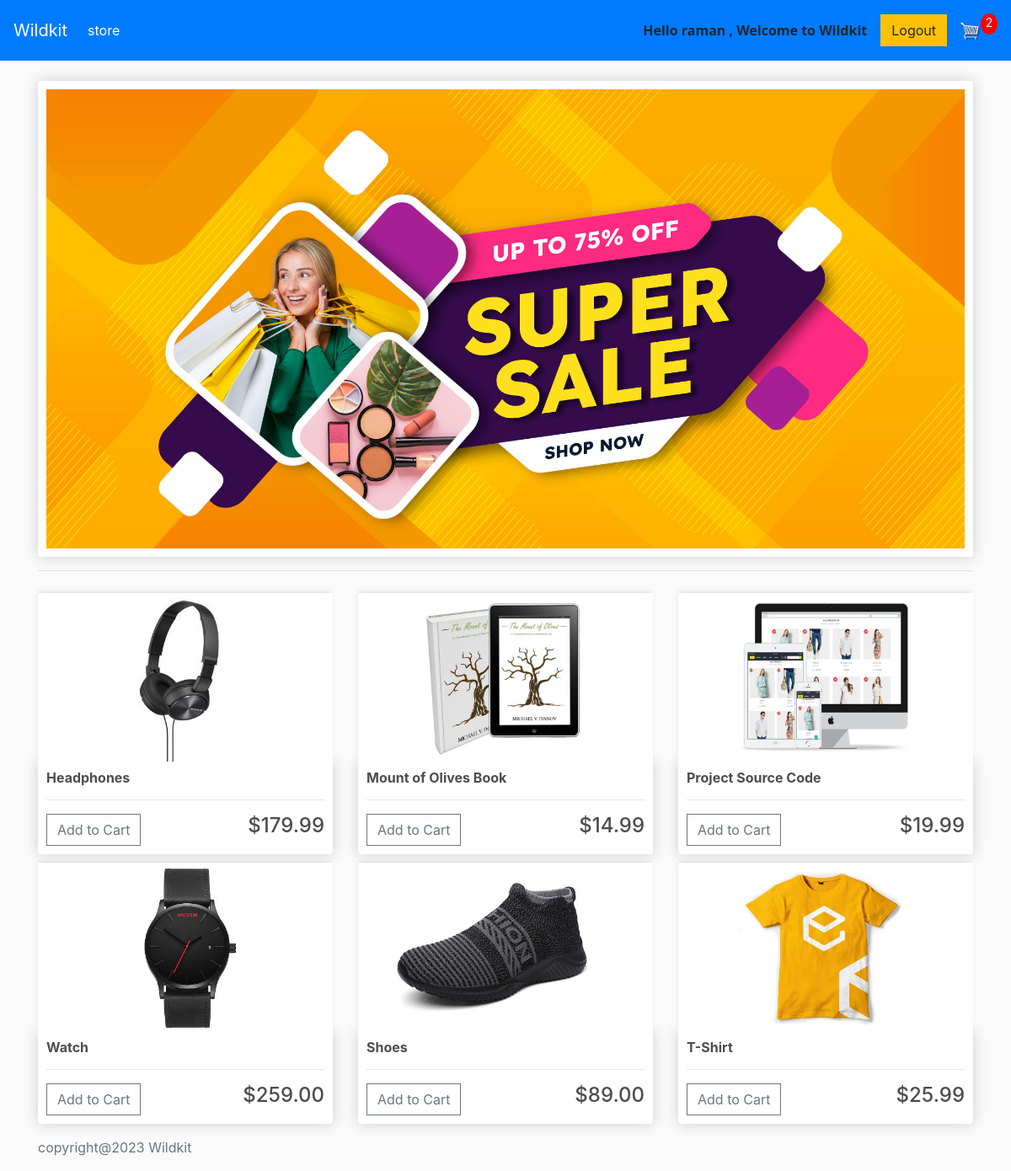
Screenshot of / (signed in) with the database file from the repository.
### store/models.py (models this page shows, shortened)
class Product(models.Model):
    name = models.CharField(max_length=200,null=True)
    price = models.DecimalField(max_digits=7,decimal_places=2)
    digital = models.BooleanField(default=False,null=True,blank=False)
    image=models.ImageField(null=True,blank=True)
    @property
    def imageURL(self):
        try:
            url = self.image.url
        except:
            url = ''
        return url

### store/views.py (the view)
# urls.py: path("",include('store.urls')),
def store(request):
    data = cartData(request)
    cartItems =data['cartItems']
    products = Product.objects.all()
    context =  {'products':products, 'cartItems':cartItems}
    return render(request,"store/store.html", context)

### store/models.py (called while the page is built)
    @property
    def get_cart_items(self):
        orderitems = self.orderitem_set.all()
        total = sum([item.quantity for item in orderitems])
        return total

### store/utils.py (called while the page is built)
def cartData(request):
	if request.user.is_authenticated:
		customer = request.user.customer
		order, created = Order.objects.get_or_create(customer=customer, complete=False)
		items = order.orderitem_set.all()
		cartItems = order.get_cart_items
	else:
		cookieData = cookieCart(request)
		cartItems = cookieData['cartItems']
		order = cookieData['order']
		items = cookieData['items']
	return {'cartItems':cartItems ,'order':order, 'items':items}

### store/templates/store/store.html
{% extends 'store/main.html' %}
{% load static %}
{% block content %}
<div class="container box-element" >
    <img class="img-responsive"  src="{% static 'images/bannerofshop.jpg' %}" alt="" width="100%" height="100%">
</div>
<hr>
<div class="row">
    {% for product in products %}
    <div class="col-lg-4">
        <img class = "thumbnail" src="{{product.imageURL}}" alt="product-image">
        <div class="box-element product">
            <h6><strong>{{ product.name }}</strong></h6>
            <hr>
            <button data-product={{product.id}} data-action="add" class="btn btn-outline-secondary add-btn update-cart">Add to Cart</button>
            <h4 style="display: inline-block;float:right;">${{product.price|floatformat:2}}</h4>
        </div>
    </div>
   {% endfor %}
</div>
{% endblock content %}

### store/templates/store/main.html (shortened to what this page needs)
<!DOCTYPE html>
{% load static %}
<html>
<head>
	<link rel="stylesheet" href="https://stackpath.bootstrapcdn.com/bootstrap/4.4.1/css/bootstrap.min.css">
	<link rel="stylesheet" type="text/css" href="{% static 'css/main.css' %}">
</head>
<body>
	<nav class="navbar navbar-expand-lg navbar-dark bg-primary">
        <a class="navbar-brand" href="{% url 'store' %}">Wildkit</a>
	  <div class="collapse navbar-collapse" id="navbarSupportedContent">
	    <ul class="navbar-nav mr-auto">
	      <li class="nav-item active">
	        <a class="nav-link"  href="{% url 'store' %}">store <span class="sr-only">(current)</span></a>
	      </li>
	    </ul>
        <div class="form-inline my-2 my-lg-0">
            {% if request.user.is_authenticated %}
			<p style="margin-top: 1em; font-family: 'Segoe UI', Tahoma, Geneva, Verdana, sans-serif; font-weight: bolder;padding-right:1em;">Hello {{request.user}} , Welcome to Wildkit </p>
			<a href="{% url 'logout' %}" class="btn btn-warning">Logout</a>
			{% else %}
            <a href="{% url 'login' %}"class="btn btn-warning">Login</a>
            {% endif %}
            <a href="{% url 'cart' %}">
            <img id="cart-icon" src="{% static 'images/cart.png' %}"></a>
           <p id="cart-total">{{cartItems}}</p>
          </div>
	  </div>
	</nav>
    <div class="container">
            <br>
            {% block content %}
            {% endblock content %}
    </div>
    <footer class="footer mt-auto py-3">
		<div class="container">
			<span class="text-muted"> copyright@2023  Wildkit </span>
		</div>
	</footer>
</body>
</html>

### static/css/main.css (style rules this page uses)
body { background-color: hsl(0, 0%, 98%); }
h1,h2,h3,h4,h5,h6 { color:hsl(0, 0%, 30%); }
.box-element { box-shadow:hsl(0, 0%, 80%) 0 0 16px; background-color: #fff; border-radius: 4px; padding: 10px; }
.thumbnail { width: 100%; height: 200px; -webkit-box-shadow: -1px -3px 5px -2px rgba(214,214,214,1); -moz-box-shadow: -1px -3px 5px -2px rgba(214,214,214,1); box-shadow: -1px -3px 5px -2px rgba(214,214,214,1); }
.product { border-radius: 0 0 4px 4px; }
#cart-icon { width:25px; display: inline-block; margin-left: 15px; }
#cart-total { display: block; text-align: center; color:#fff; background-color: red; width: 20px; height: 25px; border-radius: 50%; font-size: 14px; }
.col-lg-4, .col-lg-6, .col-lg-8, .col-lg-12 { margin-top: 10px; }
.btn { border-radius: 0; }

### rows the page displays
Product: imageURL (picture), name "Headphones", price "179.99"
Product: imageURL (picture), name "Mount of Olives Book", price "14.99"
Product: imageURL (picture), name "Project Source Code", price "19.99"
Product: imageURL (picture), name "Watch", price "259.00"
Product: imageURL (picture), name "Shoes", price "89.00"
Product: imageURL (picture), name "T-Shirt", price "25.99"

### other values shown
{{ request.user }} "raman"
{{ cartItems }} "2"
